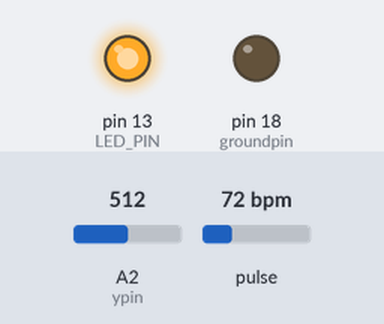
Recording of a sketch running on a simulated Arduino Uno, built with avr-gcc and run on an emulated ATmega328P. On the bench: output pins drawn as LEDs (lit = HIGH). Dashed ring = blinking. The inputs (shaded band) are chosen by the test bench; at power-on: pulse 72 bpm, A2 (ypin) = 512. Pins used as bus, display or sensor lines are not drawn; what the sketch prints to the serial monitor is not drawn.

Above: at 1.2 s.
1.3 s: pulse set to 61 bpm
3.3 s: pulse set to 58 bpm
At 4.9 s:
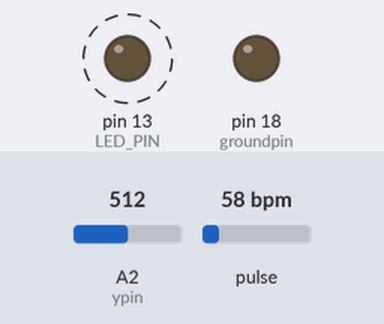
7.4 s: pulse set to 70 bpm
At 8.3 s:
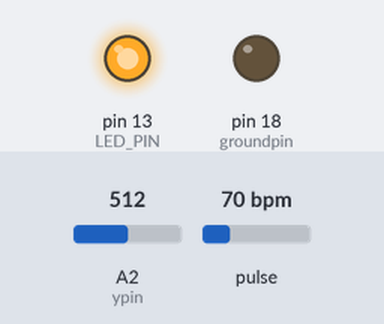
8.9 s: pulse set to 42 bpm
At 10.9 s:
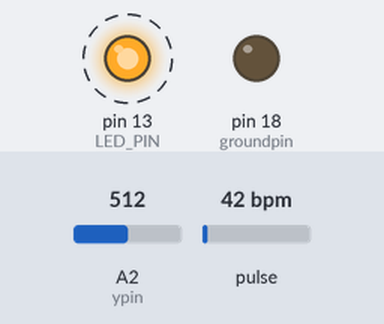
Timing chart, 0 to 14.0 s (numbered marks = the images above; inputs shaded):
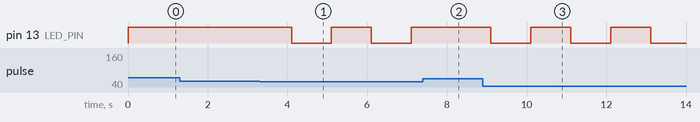

Measured:
- the behaviour switches between 60 and 59 bpm on pulse (found by bisection; images 0 and 1)
- after the input at 1.3 s, every drawn part: stays the same
- after the input at 3.3 s, pin 13 (LED_PIN): alternates HIGH for 1.0 s and LOW for 1.0 s, starting after 0.80 s
- after the input at 7.4 s, pin 13 (LED_PIN): stays HIGH (without the input it goes to LOW after 0.71 s)
- after the input at 8.9 s, pin 13 (LED_PIN): alternates HIGH for 1.0 s and LOW for 1.0 s, starting after 0.21 s

The sketch:

HealthMonitoringiOT.ino
```cpp
#include <Wire.h>
#include <Adafruit_BMP085.h>
#include <PulseSensorPlayground.h>
#include <Adafruit_ADXL345_U.h>

// Define Arduino Interrupts for PulseSensor
#define USE_ARDUINO_INTERRUPTS true

// On-board LED PIN
const int LED_PIN = 13;

// Threshold for detecting a heartbeat
const int THRESHOLD = 550;

// Heart Rate Pulse Sensor
const int PULSE_SENSOR_PIN = A0;
PulseSensorPlayground pulseSensor;

// BMP180 Pressure Sensor
// Adafruit_BMP085 bmp;

// ADXL345 Accelerometer
const int xpin = A3;
const int ypin = A2;
const int zpin = A1;

// Analog pins used for power and ground
const int groundpin = 18; // analog input pin 4 -- ground
const int powerpin = 19;  // analog input pin 5 -- voltage

// Previous y-axis value
int prevY = 0;

// Step count
int stepCount = 0;

void setup() {
  Serial.begin(9600);

  // Initialize BMP180
  // if (!bmp.begin()) {
  //   Serial.println("Could not find a valid BMP085 sensor, check wiring!");
  //   while (1);
  // }

  // Initialize PulseSensor
  pulseSensor.analogInput(PULSE_SENSOR_PIN);
  pulseSensor.blinkOnPulse(LED_PIN);
  pulseSensor.setThreshold(THRESHOLD);

  // Check if PulseSensor is initialized
  if (pulseSensor.begin()) {
    Serial.println("PulseSensor object created successfully!");
  }

  // Provide ground and power by using the analog inputs as normal digital pins.
  pinMode(groundpin, OUTPUT);
  pinMode(powerpin, OUTPUT);
  digitalWrite(groundpin, LOW);
  digitalWrite(powerpin, HIGH);
}

void loop() {
  // Read and print BMP180 sensor data
  // Serial.print("Temperature = ");
  // Serial.print(bmp.readTemperature());
  // Serial.println(" *C");
  // Serial.print("Pressure = ");
  // Serial.print(bmp.readPressure());
  // Serial.println(" Pa");
  // Serial.print("Altitude = ");
  // Serial.print(bmp.readAltitude());
  // Serial.println(" meters");
  // Serial.print("Pressure at sealevel (calculated) = ");
  // Serial.print(bmp.readSealevelPressure());
  // Serial.println(" Pa");
  // Serial.print("Real altitude = ");
  // Serial.print(bmp.readAltitude(bmp.readSealevelPressure() / 100));
  // Serial.println(" meters");

  // Read and print accelerometer sensor data
  int yValue = analogRead(ypin);
  // Serial.print("Y-axis = ");
  // Serial.println(yValue);

  // Check for step
  if (isStep(yValue)) {
    stepCount++;
    Serial.print("Step Count: ");
    Serial.println(stepCount);
    // Optionally, you can toggle an LED or perform other actions when a step is detected
    digitalWrite(LED_PIN, HIGH); // Turn on LED
    delay(100); // LED on time
    digitalWrite(LED_PIN, LOW); // Turn off LED
  }

  // Check for heartbeat and print BPM
  int currentBPM = pulseSensor.getBeatsPerMinute();
  if (pulseSensor.sawStartOfBeat()) {
    Serial.println("♥ A HeartBeat Happened!");
    Serial.print("BPM: ");
    Serial.println(currentBPM);
  }

  // Add delay
  delay(1000);
}

// Function to check if a step is detected
bool isStep(int yValue) {
  // Define a threshold value for step detection
  int threshold = 100;

  // Check if the current y-axis value is greater than the threshold
  // and the previous y-axis value was less than the threshold
  if (yValue > threshold && prevY <= threshold) {
    // Update the previous y-axis value
    prevY = yValue;
    return true; // Step detected
  }

  // Update the previous y-axis value
  prevY = yValue;
  return false; // No step detected
}
```
